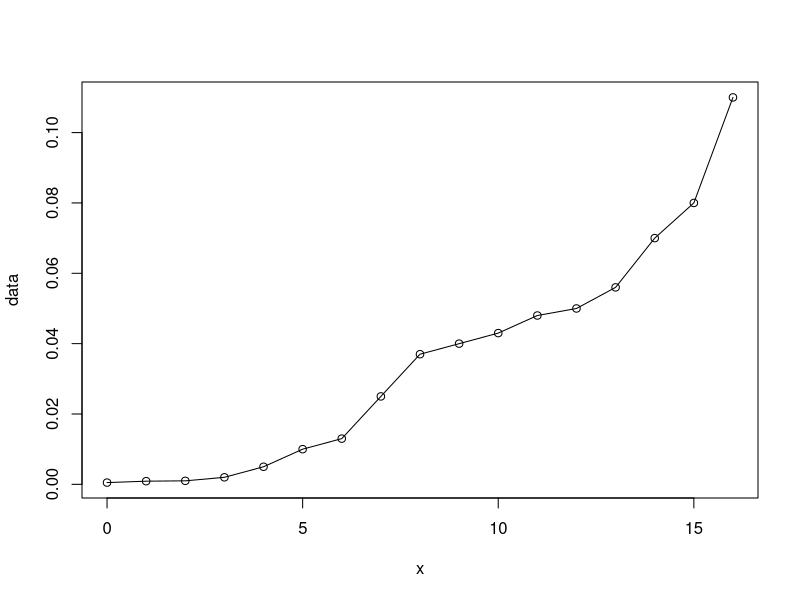
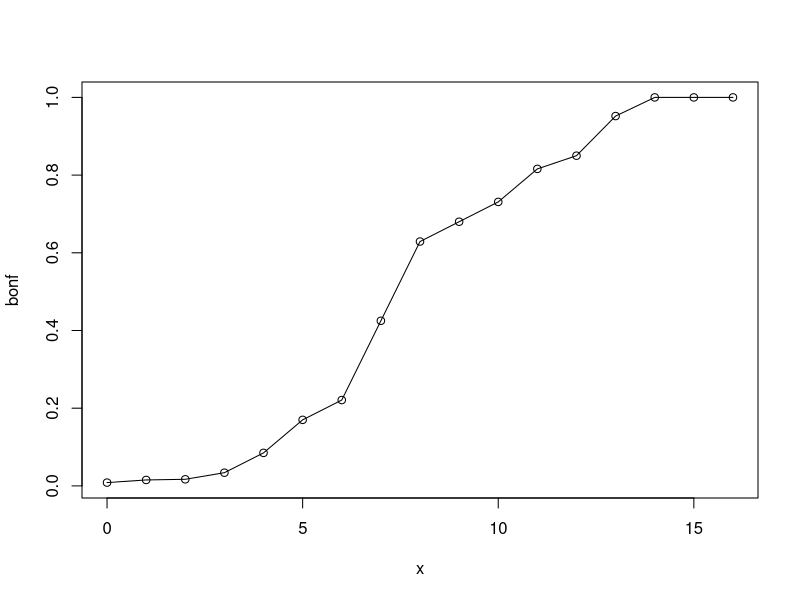
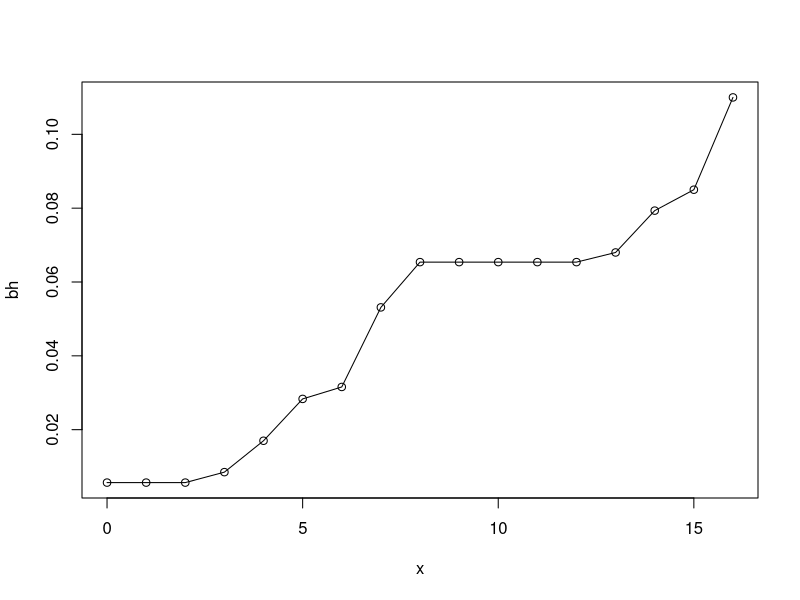
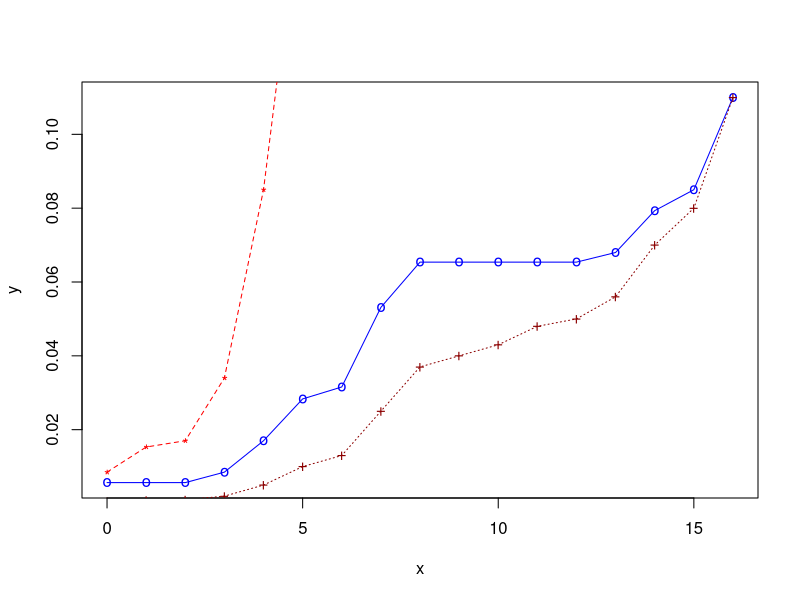

Recreate these plots in R, in order.
## ---- chunk 1
knitr::opts_chunk$set(echo = TRUE)
## ---- chunk 2
rm(list = setdiff(ls(), lsf.str()))
## ---- chunk 3
# install.packages('readxl')
library(readxl)
## ---- chunk 4
data <- c(0.005,0.001,0.01,0.0005,0.0009,0.04,0.056,0.05,0.048,0.013,0.037,0.043,0.002,0.025,0.11,0.07,0.08)
data <- sort(data)
x <- seq(0, length(data)-1)
## ---- chunk 5
plot(data ~ x, type = "o")
## ---- chunk 6
bonf <- p.adjust(data, "bonferroni")
plot(bonf ~ x, type = "o")
## ---- chunk 7
bh <- p.adjust(data, "BH")
plot(bh ~ x, type = "o")
## ---- chunk 8
plot(x, bh, type="o", col="blue", pch="o", ylab="y", lty=1) +

#add second data series to the same chart using points() and lines()
points(x, bonf, col="red", pch="*")+
lines(x, bonf, col="red",lty=2)+

#add third data series to the same chart using points() and lines()
points(x, data, col="dark red",pch="+") +
lines(x, data, col="dark red", lty=3)
